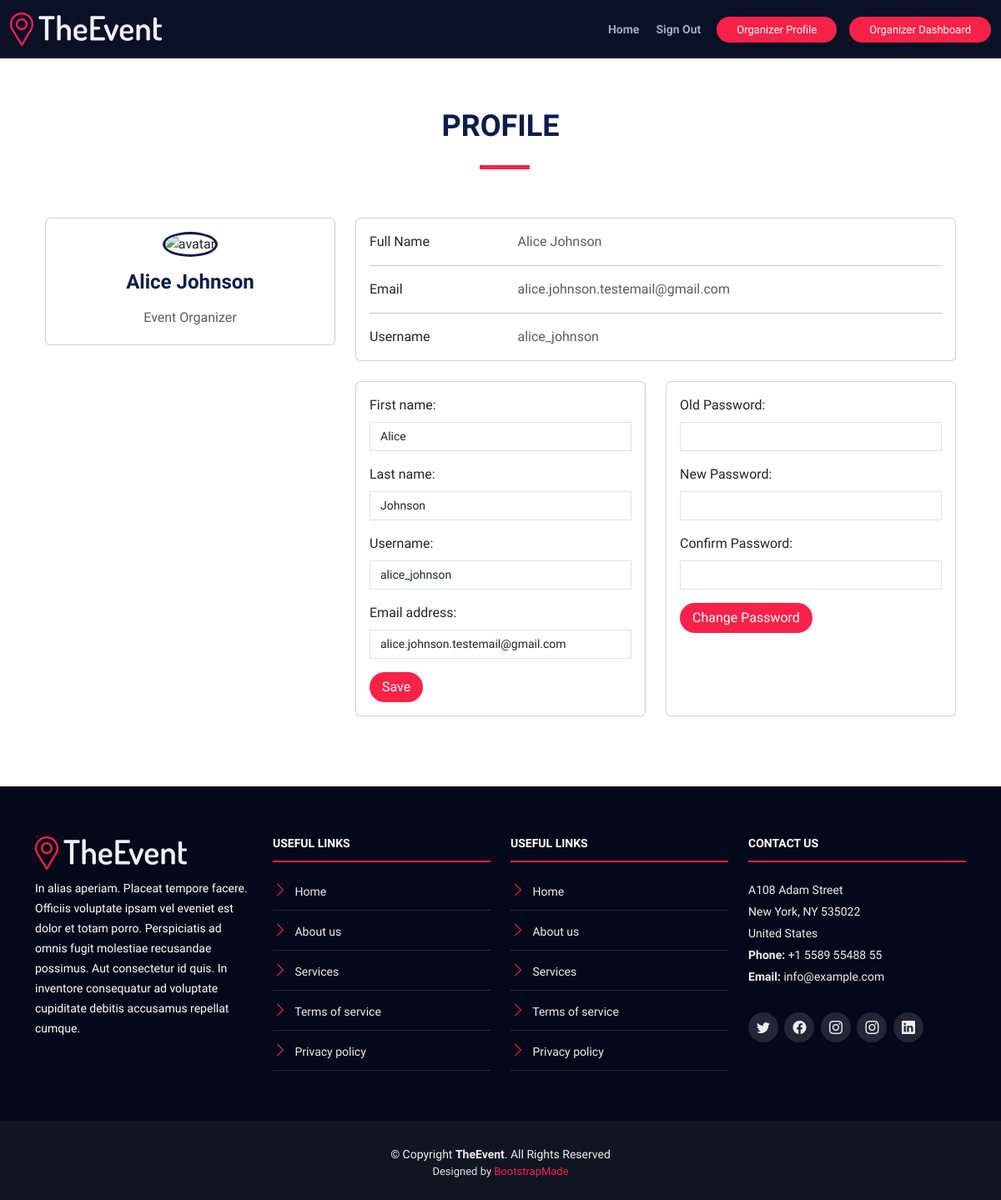
The page /profile/ (signed in) on the database its author committed.
### account/models.py (models this page shows)
class Account(AbstractUser):
    user_role = models.CharField(max_length=20, choices=[('organizer', 'Event Organizer'), ('attendee', 'Attendee')])

### account/views.py (the view)
# urls.py: path('profile/', views.profile, name='profile'),
@login_required
def profile(request):
    user = Account.objects.get(username=request.user.username)
    if request.method == 'POST':
        form = UserProfileUpdateForm(request.POST, instance=user)
        if form.is_valid():
            old_password = form.cleaned_data.get('old_password')
            new_password1 = form.cleaned_data.get('new_password1')
            new_password2 = form.cleaned_data.get('new_password2')
            if old_password and new_password1 and new_password2:
                user.set_password(new_password1)
                user.save()
                update_session_auth_hash(request, user)  # To prevent the user from being logged out
                messages.success(request, 'Your account has been updated Successfully.')
                return redirect('profile')  # or wherever you want to redirect after changing the password
            form.save()
            return redirect('profile')  # or wherever you want to redirect after updating the profile
    else:
        form = UserProfileUpdateForm(instance=user)
    return render(request, 'account/user-profile.html', {'user': user, 'form': form})

### account/forms.py (shortened to what this page needs)
class UserProfileUpdateForm(UserChangeForm):
    old_password = forms.CharField(widget=forms.PasswordInput(), required=False, label='Old Password')
    new_password1 = forms.CharField(widget=forms.PasswordInput(), required=False, label='New Password')
    new_password2 = forms.CharField(widget=forms.PasswordInput(), required=False, label='Confirm New Password')
    class Meta:
        model = Account
        fields = ['first_name', 'last_name', 'username', 'email']
    def __init__(self, *args, **kwargs):
        super(UserProfileUpdateForm, self).__init__(*args, **kwargs)
        for field in self.fields:
            self.fields[field].widget.attrs['class'] = 'form-control'
            self.fields[field].widget.attrs[
                'placeholder'] = self.fields[field].label

### templates/account/user-profile.html (shortened to what this page needs)
<!DOCTYPE html>
<html lang="en">
<head>
    <link href="../static/vendor/aos/aos.css" rel="stylesheet">
    <link href="../static/vendor/bootstrap/css/bootstrap.min.css" rel="stylesheet">
    <link href="../static/vendor/bootstrap-icons/bootstrap-icons.css" rel="stylesheet">
    <link href="../static/vendor/glightbox/css/glightbox.min.css" rel="stylesheet">
    <link href="../static/vendor/swiper/swiper-bundle.min.css" rel="stylesheet">
    <link rel="stylesheet" href="../static/css/style.css">
    <link href="../static/css/style.css" rel="stylesheet">
</head>
<body>
<header id="header" class="d-flex align-items-center header-inner">
    <div class="container-fluid container-xxl d-flex align-items-center">
        <div id="logo" class="me-auto">
            <a href="{% url 'home' %}" class="scrollto"><img src="../static/img/logo.png" alt="" title=""></a>
        </div>
        <nav id="navbar" class="navbar order-last order-lg-0">
            <ul>
                <li><a class="nav-link" href="{% url 'home' %}">Home</a></li>
                {% if request.user.is_authenticated %}
                    <li><a class="nav-link" href="{% url 'logout' %}">Sign Out</a></li>
                {% else %}
                    <li><a class="nav-link" href="{% url 'login' %}">Sign In</a></li>
                {% endif %}
            </ul>
        </nav>
        {% if request.user.is_authenticated %}
            <a class="buy-tickets" href="{% url 'profile' %}">{{ user.user_role|capfirst }} Profile</a>
            <a class="buy-tickets" href="{% url 'my_event' %}">{{ user.user_role|capfirst }} Dashboard</a>
        {% else %}
            <a class="buy-tickets" href="{% url 'register' %}">Register</a>
        {% endif %}
    </div>
</header>
<main id="main" class="main-page">
    <section id="user-profile">
        <div class="container">
            <div class="section-header">
                <h2>Profile</h2>
            </div>
            <div class="container pt-2">
                <div class="row">
                    <div class="col-lg-4">
                        <div class="card mb-4">
                            <div class="card-body text-center">
                                <img src="https://mdbcdn.b-cdn.net/img/Photos/new-templates/bootstrap-chat/ava3.webp" alt="avatar" class="rounded-circle img-fluid" style="width: 150px; border: 3px solid #0e1b4d"/>
                                <h5 class="my-3" style=" text-transform: none; font-size: 1.5rem; font-weight: 700;">{{user.first_name}} {{user.last_name}}</h5>
                                <p class="text-muted mb-1">Event {{user.user_role | capfirst}}</p>
                            </div>
                        </div>
                    </div>
                    <div class="col-lg-8">
                        <div class="card mb-4">
                            <div class="card-body">
                                <div class="row">
                                    <div class="col-sm-3"><p class="mb-0">Full Name</p></div>
                                    <div class="col-sm-9"><p class="text-muted mb-0">{{user.first_name}} {{user.last_name}}</p></div>
                                </div>
                                <hr />
                                <div class="row">
                                    <div class="col-sm-3"><p class="mb-0">Email</p></div>
                                    <div class="col-sm-9"><p class="text-muted mb-0">{{user.email}}</p></div>
                                </div>
                                <hr />
                                <div class="row">
                                    <div class="col-sm-3"><p class="mb-0">Username</p></div>
                                    <div class="col-sm-9"><p class="text-muted mb-0">{{user.username}}</p></div>
                                </div>
                            </div>
                        </div>
                        <div class="row">
                            <div class="col-md-6 mb-4">
                                <div class="card h-100">
                                    <div class="card-body">
                                        <form method="post">
                                            <div class="mb-3">
                                                <label for="exampleInputFirstname" class="form-label">First name:</label>{{form.first_name}}
                                            </div>
                                            <div class="mb-3">
                                                <label for="exampleInputLastname" class="form-label">Last name:</label>{{form.last_name}}
                                            </div>
                                            <div class="mb-3">
                                                <label for="exampleInputUsername" class="form-label">Username:</label>{{form.username}}
                                            </div>
                                            <div class="mb-3">
                                                <label for="exampleInputEmailadd" class="form-label">Email address:</label>{{form.email}}
                                            </div>
                                            <button type="submit">Save</button>
                                        </form>
                                    </div>
                                </div>
                            </div>
                            <div class="col-md-6 mb-4">
                                <div class="card h-100">
                                    <div class="card-body">
                                        <form method="post">
                                            <div class="mb-3">
                                                <label for="inputOldPassword" class="form-label">Old Password:</label>
                                                <input type="password" id="inputOldPassword" class="form-control"/>
                                            </div>
                                            <div class="mb-3">
                                                <label for="inputNewPassword" class="form-label">New Password:</label>
                                                <input type="password" id="inputNewPassword" class="form-control"/>
                                            </div>
                                            <div class="mb-3">
                                                <label for="inputConfirmPassword" class="form-label">Confirm Password:</label>
                                                <input type="password" id="inputConfirmPassword" class="form-control"/>
                                            </div>
                                            <button type="submit">Change Password</button>
                                        </form>
                                    </div>
                                </div>
                            </div>
                        </div>
                    </div>
                </div>
            </div>
        </div>
    </section>
</main>
<footer id="footer">
    <div class="footer-top">
        <div class="container">
            <div class="row">
                <div class="col-lg-3 col-md-6 footer-info">
                    <img src="../static/img/logo.png" alt="TheEvenet">
                    <p>In alias aperiam. Placeat tempore facere. Officiis voluptate ipsam vel eveniet est dolor et totam porro. Perspiciatis ad omnis fugit molestiae recusandae possimus. Aut consectetur id quis. In inventore consequatur ad voluptate cupiditate debitis accusamus repellat cumque.</p>
                </div>
                <div class="col-lg-3 col-md-6 footer-links">
                    <h4>Useful Links</h4>
                    <ul>
                        <li><i class="bi bi-chevron-right"></i> <a href="#">Home</a></li>
                        <li><i class="bi bi-chevron-right"></i> <a href="#">About us</a></li>
                        <li><i class="bi bi-chevron-right"></i> <a href="#">Services</a></li>
                        <li><i class="bi bi-chevron-right"></i> <a href="#">Terms of service</a></li>
                        <li><i class="bi bi-chevron-right"></i> <a href="#">Privacy policy</a></li>
                    </ul>
                </div>
                <div class="col-lg-3 col-md-6 footer-links">
                    <h4>Useful Links</h4>
                    <ul>
                        <li><i class="bi bi-chevron-right"></i> <a href="#">Home</a></li>
                        <li><i class="bi bi-chevron-right"></i> <a href="#">About us</a></li>
                        <li><i class="bi bi-chevron-right"></i> <a href="#">Services</a></li>
                        <li><i class="bi bi-chevron-right"></i> <a href="#">Terms of service</a></li>
                        <li><i class="bi bi-chevron-right"></i> <a href="#">Privacy policy</a></li>
                    </ul>
                </div>
                <div class="col-lg-3 col-md-6 footer-contact">
                    <h4>Contact Us</h4>
                    <p>
                        A108 Adam Street <br>
                        New York, NY 535022<br>
                        United States <br>
                        <strong>Phone:</strong> +1 5589 55488 55<br>
                        <strong>Email:</strong> info@example.com<br>
                    </p>
                    <div class="social-links">
                        <a href="#" class="twitter"><i class="bi bi-twitter"></i></a>
                        <a href="#" class="facebook"><i class="bi bi-facebook"></i></a>
                        <a href="#" class="instagram"><i class="bi bi-instagram"></i></a>
                        <a href="#" class="google-plus"><i class="bi bi-instagram"></i></a>
                        <a href="#" class="linkedin"><i class="bi bi-linkedin"></i></a>
                    </div>
                </div>
            </div>
        </div>
    </div>
    <div class="container">
        <div class="copyright">
            &copy; Copyright <strong>TheEvent</strong>. All Rights Reserved
        </div>
        <div class="credits">
            Designed by <a href="https://bootstrapmade.com/">BootstrapMade</a>
        </div>
    </div>
</footer>
</body>
</html>

### static/css/style.css (style rules this page uses)
body { background: #fff; color: #2f3138; font-family: "Open Sans", sans-serif; }
a { color: #f82249; text-decoration: none; transition: 0.5s; }
p { padding: 0; margin: 0 0 30px 0; }
h1, h2, h3, h4, h5, h6 { font-family: "Raleway", sans-serif; font-weight: 400; margin: 0 0 20px 0; padding: 0; color: #0e1b4d; }
.main-page { margin-top: 70px; }
.section-header { margin-bottom: 50px; position: relative; padding-bottom: 20px; }
.section-header::before { content: ""; position: absolute; display: block; width: 60px; height: 5px; background: #f82249; bottom: 0; left: calc(50% - 25px); }
.section-header h2 { font-size: 36px; text-transform: uppercase; text-align: center; font-weight: 700; margin-bottom: 10px; }
#header { height: 90px; position: fixed; left: 0; top: 0; right: 0; transition: all 0.5s; z-index: 997; }
#header.header-scrolled, #header.header-inner { background: rgba(6, 12, 34, 0.98); height: 70px; }
#header #logo img { padding: 0; margin: 0; max-height: 40px; }
.buy-tickets { color: #fff; background: #f82249; padding: 7px 22px; margin: 0 0 0 15px; border-radius: 50px; border: 2px solid #f82249; transition: all ease-in-out 0.3s; font-weight: 500; line-height: 1; font-size: 13px; white-space: nowrap; }
.navbar { padding: 0; }
.navbar ul { margin: 0; padding: 0; display: flex; list-style: none; align-items: center; }
.navbar li { position: relative; }
.navbar>ul>li { white-space: nowrap; padding: 10px 0 10px 12px; }
.navbar a, .navbar a:focus { display: flex; align-items: center; justify-content: space-between; color: rgba(202, 206, 221, 0.8); font-family: "Raleway", sans-serif; font-weight: 600; font-size: 14px; white-space: nowrap; transition: 0.3s; position: relative; padding: 6px 4px; }
.navbar>ul>li>a:before { content: ""; position: absolute; width: 0; height: 2px; bottom: -6px; left: 0; background-color: #f82249; visibility: hidden; transition: all 0.3s ease-in-out 0s; }
#user-profile { padding: 60px 0; }
#user-profile .text-muted { color: #9195a2; }
#user-profile input { border-radius: 0; box-shadow: none; font-size: 14px; }
#user-profile button[type='submit'] { background: #f82249; border: 0; padding: 6px 15px; color: #fff; transition: 0.4s; border-radius: 50px; cursor: pointer; }
#footer { background: #101522; padding: 0 0 25px 0; color: #eee; font-size: 14px; }
#footer .footer-top { background: #040919; padding: 60px 0 30px 0; }
#footer .footer-top .footer-info { margin-bottom: 30px; }
#footer .footer-top .footer-info img { height: 40px; margin-bottom: 10px; }
#footer .footer-top .footer-info p { font-size: 14px; line-height: 24px; margin-bottom: 0; font-family: "Raleway", sans-serif; color: #fff; }
#footer .footer-top .social-links a { display: inline-block; background: #222636; color: #eee; line-height: 1; margin-right: 4px; border-radius: 50%; width: 36px; height: 36px; transition: 0.3s; display: inline-flex; align-items: center; justify-content: center; }
#footer .footer-top .social-links a i { line-height: 0; font-size: 16px; }
#footer .footer-top h4 { font-size: 14px; font-weight: bold; color: #fff; text-transform: uppercase; position: relative; padding-bottom: 12px; border-bottom: 2px solid #f82249; }
#footer .footer-top .footer-links { margin-bottom: 30px; }
#footer .footer-top .footer-links ul { list-style: none; padding: 0; margin: 0; }
#footer .footer-top .footer-links ul i { padding-right: 5px; color: #f82249; font-size: 18px; }
#footer .footer-top .footer-links ul li { border-bottom: 1px solid #262c44; padding: 10px 0; }
#footer .footer-top .footer-links ul li:first-child { padding-top: 0; }
#footer .footer-top .footer-links ul a { color: #eee; }
#footer .footer-top .footer-contact { margin-bottom: 30px; }
#footer .footer-top .footer-contact p { line-height: 26px; }
#footer .copyright { text-align: center; padding-top: 30px; }
#footer .credits { text-align: center; font-size: 13px; color: #ddd; }

### rows shown on the page
Account: user_role "Organizer", first_name "Alice", last_name "Johnson", email "alice.johnson.testemail@gmail.com", username "alice_johnson"
